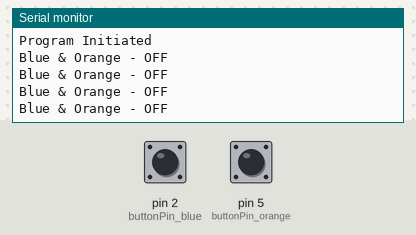
The sketch below on a simulated Arduino Uno, built with avr-gcc and run on an emulated ATmega328P. On the bench: the last lines printed to the serial monitor. Inputs (shaded band) come from the test bench; at power-on: pin 2 (buttonPin_blue) LOW, pin 5 (buttonPin_orange) LOW.

Above: at 1.8 s.
1.9 s: pin 2 (buttonPin_blue) pulled HIGH for 0.6 s
At 2.4 s:
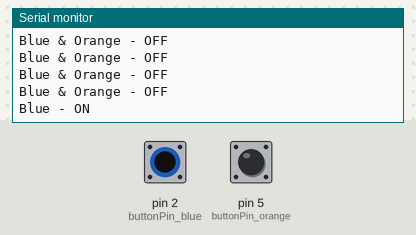
4.0 s: pin 5 (buttonPin_orange) pulled HIGH for 0.6 s
At 4.4 s:
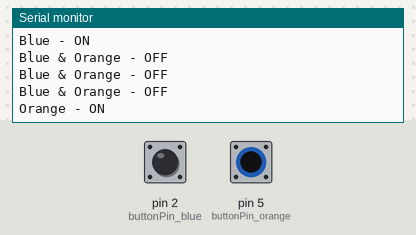
6.1 s: pin 2 (buttonPin_blue) driven HIGH and pin 5 (buttonPin_orange) driven HIGH
At 6.9 s:
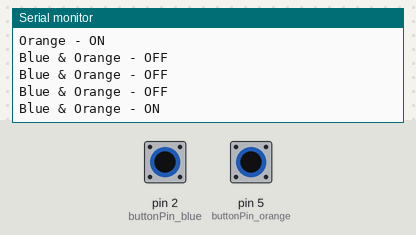

Measured:
- after the input at 1.9 s, the serial monitor: prints a new line after 0.10 s (image 1)
- after the input at 4.0 s, the serial monitor: prints a new line at once (image 2)
- after the input at 6.1 s, the serial monitor: prints a new line after 0.40 s (image 3)

The sketch:

Panel_SP_2Inputs.ino
```cpp
// constants won't change. They're used here to
// set pin numbers:
const int buttonPin_blue = 2;     // the number of the pushbutton pin
const int buttonPin_orange =  5;      // the number of the LED pin

// variables will change:
int buttonState_blue = 0;         // variable for reading the pushbutton status
int buttonState_orange = 0;         // variable for reading the pushbutton status

void setup() {
  // initialize the pushbutton pin as an input:
  pinMode(buttonPin_blue, INPUT);
  pinMode(buttonPin_orange, INPUT);

  Serial.begin(9600);
  Serial.setTimeout(1000);
  Serial.print("Program Initiated\n");
}

void loop() {
  // read the state of the pushbutton value:
  buttonState_blue = digitalRead(buttonPin_blue);
  buttonState_orange = digitalRead(buttonPin_orange);

  inputToUnity();
  Serial.flush();
}

void inputToUnity()
{
  if (buttonState_blue == HIGH && buttonState_orange == HIGH) {
    // toggle the LED state:
    Serial.println("Blue & Orange - ON");
    // debounce:
    delay(500);
  }

  if (buttonState_blue == HIGH && buttonState_orange == LOW) {
    // toggle the LED state:
    Serial.println("Blue - ON");
    // debounce:
    delay(500);
  }

  if (buttonState_blue == LOW && buttonState_orange == HIGH) {
    // toggle the LED state:
    Serial.println("Orange - ON");
    // debounce:
    delay(500);
  }

  if (buttonState_blue == LOW && buttonState_orange == LOW) {
    // toggle the LED state:
    Serial.println("Blue & Orange - OFF");
    // debounce:
    delay(500);
  }
}
```
